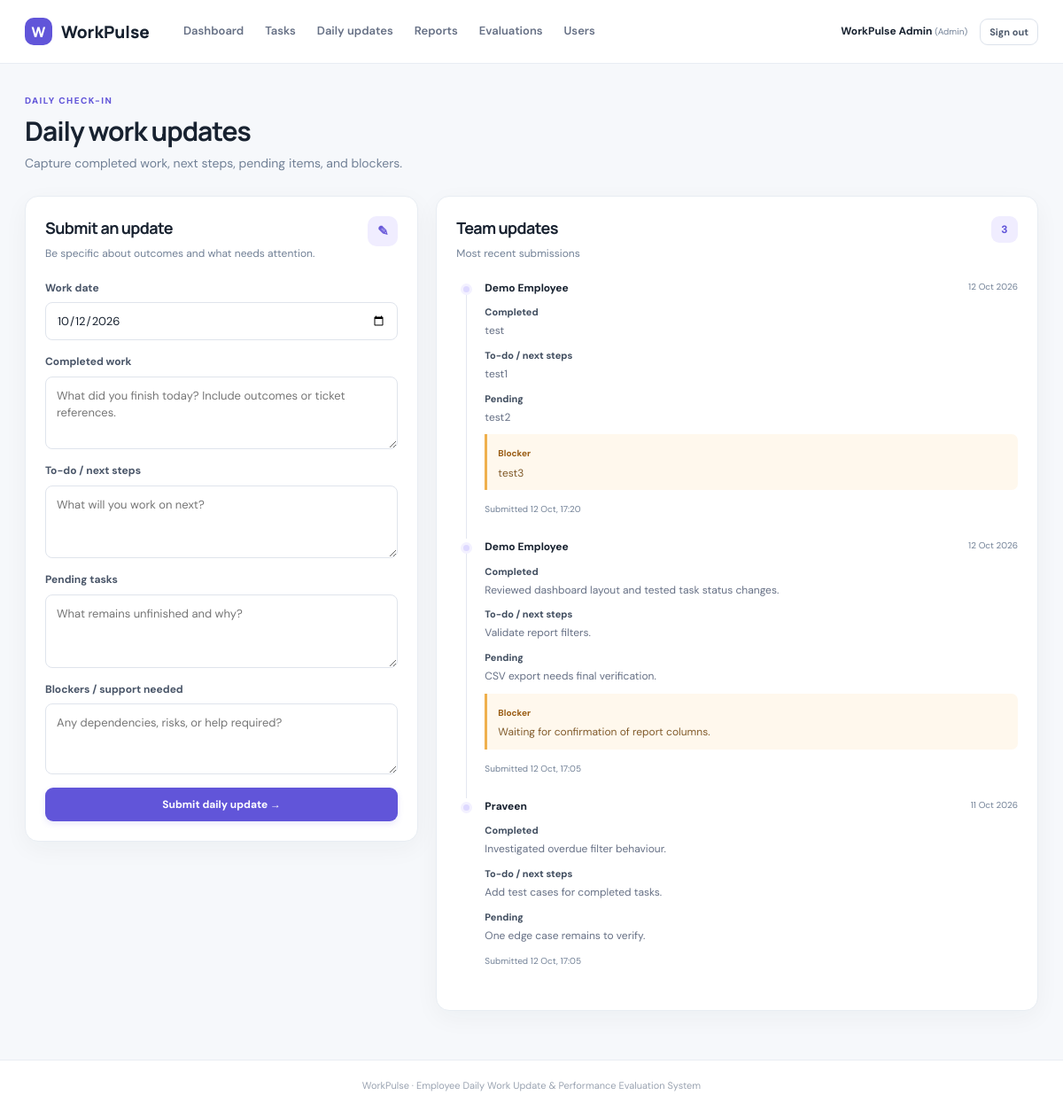
/updates.php (signed in), run on the app's committed database.
### tables this page shows
CREATE TABLE `daily_updates` (
  `id` bigint(20) UNSIGNED NOT NULL,
  `user_id` bigint(20) UNSIGNED NOT NULL,
  `work_date` date NOT NULL,
  `completed_work` text DEFAULT NULL,
  `todo_work` text DEFAULT NULL,
  `pending_work` text DEFAULT NULL,
  `blockers` text DEFAULT NULL,
  `created_at` timestamp NOT NULL DEFAULT current_timestamp()
);

CREATE TABLE `users` (
  `id` bigint(20) UNSIGNED NOT NULL,
  `name` varchar(120) NOT NULL,
  `email` varchar(190) NOT NULL,
  `password_hash` varchar(255) NOT NULL,
  `role` enum('admin','manager','employee') NOT NULL DEFAULT 'employee',
  `is_active` tinyint(1) NOT NULL DEFAULT 1,
  `created_at` timestamp NOT NULL DEFAULT current_timestamp(),
  `updated_at` timestamp NOT NULL DEFAULT current_timestamp() ON UPDATE current_timestamp()
);

### includes/functions.php (called while the page is built, shortened)
<?php
function e(?string $value): string {
    return htmlspecialchars((string)$value, ENT_QUOTES | ENT_SUBSTITUTE, 'UTF-8');
}
function current_user(): array {
    return $_SESSION['user'] ?? [];
}
function can_manage_tasks(): bool {
    return in_array(current_user()['role'] ?? '', ['admin', 'manager'], true);
}

### updates.php (the view, shortened to what this page needs)
<?php
require_once __DIR__ . '/config.php';
require_once __DIR__ . '/includes/functions.php';
$user = current_user();
$canManage = can_manage_tasks();
if ($canManage) {
    $updates = $pdo->query('SELECT d.*, u.name, u.email FROM daily_updates d JOIN users u ON u.id=d.user_id ORDER BY d.work_date DESC, d.created_at DESC LIMIT 100')->fetchAll();
} else {
    $stmt = $pdo->prepare('SELECT d.*, u.name, u.email FROM daily_updates d JOIN users u ON u.id=d.user_id WHERE d.user_id=? ORDER BY d.work_date DESC, d.created_at DESC LIMIT 100');
    $stmt->execute([$user['id']]); $updates = $stmt->fetchAll();
}
require __DIR__ . '/includes/header.php';
?>
<div class="page-heading"><div><span class="eyebrow">DAILY CHECK-IN</span><h1>Daily work updates</h1><p class="muted">Capture completed work, next steps, pending items, and blockers.</p></div></div>
<div class="content-grid updates-layout">
<section class="panel"><div class="panel-heading"><div><h2>Submit an update</h2><p class="muted">Be specific about outcomes and what needs attention.</p></div><span class="stat-icon purple">✎</span></div>
<form method="post" class="form-stack"><input type="hidden" name="csrf_token" value="<?= e(csrf_token()) ?>">
<label>Work date<input type="date" name="work_date" max="<?= date('Y-m-d') ?>" value="<?= date('Y-m-d') ?>" required></label>
<label>Completed work<textarea name="completed_work" rows="3" placeholder="What did you finish today? Include outcomes or ticket references."></textarea></label>
<label>To-do / next steps<textarea name="todo_work" rows="3" placeholder="What will you work on next?"></textarea></label>
<label>Pending tasks<textarea name="pending_work" rows="3" placeholder="What remains unfinished and why?"></textarea></label>
<label>Blockers / support needed<textarea name="blockers" rows="2" placeholder="Any dependencies, risks, or help required?"></textarea></label>
<button class="btn btn-primary btn-block" type="submit">Submit daily update →</button></form></section>
<section class="panel"><div class="panel-heading"><div><h2><?= $canManage ? 'Team updates' : 'My update history' ?></h2><p class="muted">Most recent submissions</p></div><span class="counter"><?= count($updates) ?></span></div>
<?php if (!$updates): ?><div class="empty-state"><div>✎</div><strong>No updates yet</strong><p>Your submitted work updates will appear here.</p></div><?php else: ?><div class="timeline"><?php foreach($updates as $up): ?><article class="timeline-item"><div class="timeline-dot"></div><div class="timeline-content"><div class="timeline-meta"><strong><?= e($up['name']) ?></strong><span><?= e(date('d M Y', strtotime($up['work_date']))) ?></span></div><?php if ($up['completed_work']): ?><h4>Completed</h4><p><?= nl2br(e($up['completed_work'])) ?></p><?php endif; ?><?php if ($up['todo_work']): ?><h4>To-do / next steps</h4><p><?= nl2br(e($up['todo_work'])) ?></p><?php endif; ?><?php if ($up['pending_work']): ?><h4>Pending</h4><p><?= nl2br(e($up['pending_work'])) ?></p><?php endif; ?><?php if ($up['blockers']): ?><div class="blocker-note"><strong>Blocker</strong><p><?= nl2br(e($up['blockers'])) ?></p></div><?php endif; ?><small class="muted">Submitted <?= e(date('d M, H:i', strtotime($up['created_at']))) ?></small></div></article><?php endforeach; ?></div><?php endif; ?></section>
</div>
<?php require __DIR__ . '/includes/footer.php'; ?>

### assets/style.css (style rules this page uses)
:root { --ink:#182230;--muted:#718096;--line:#e8edf3;--bg:#f6f8fb;--primary:#6155d9;--primary-dark:#4d42c5;--green:#16845b;--red:#c34452;--blue:#2767bd;--shadow:0 8px 28px rgba(25,35,55,.045) }
* { box-sizing:border-box }
body { margin:0;background:var(--bg);color:var(--ink);font:14px/1.55 'DM Sans',sans-serif }
h1,h2,h3,h4,p { margin-top:0 }
h1,h2,h3 { font-family:Manrope,'DM Sans',sans-serif;letter-spacing:-.035em }
h1 { font-size:30px;line-height:1.2;margin-bottom:8px }
h2 { font-size:18px;margin-bottom:5px }
p { margin-bottom:12px }
.muted { color:var(--muted) }
.page-heading { display:flex;align-items:center;justify-content:space-between;gap:20px;margin-bottom:26px }
.page-heading p { margin-bottom:0 }
.eyebrow { display:block;color:var(--primary);font-size:10px;font-weight:800;letter-spacing:.14em;margin-bottom:8px }
.btn { display:inline-flex;align-items:center;justify-content:center;gap:9px;border:1px solid transparent;border-radius:9px;padding:10px 15px;text-decoration:none;font:700 12px 'DM Sans',sans-serif;cursor:pointer;transition:.15s ease;white-space:nowrap }
.btn-primary { background:var(--primary);color:#fff;box-shadow:0 3px 7px #6155d922 }
.btn-block { width:100% }
.stat-card,.panel { background:#fff;border:1px solid var(--line);border-radius:15px;box-shadow:var(--shadow) }
.stat-icon { width:34px;height:34px;display:grid;place-items:center;border-radius:10px;font-size:15px;font-weight:800 }
.purple { background:#f0edff;color:#6858d9 }
.content-grid { display:grid;grid-template-columns:minmax(0,1.55fr) minmax(320px,1fr);gap:20px;align-items:start }
.panel { padding:22px;min-width:0 }
.panel-heading { display:flex;align-items:flex-start;justify-content:space-between;gap:14px;margin-bottom:20px }
.panel-heading p { font-size:12px;margin:0 }
.form-stack { display:flex;flex-direction:column;gap:15px }
.form-stack label,.form-grid label,.report-filter label { display:flex;flex-direction:column;gap:7px;font-size:12px;font-weight:700;color:#495568 }
input,select,textarea { width:100%;padding:11px 12px;border:1px solid #dfe4ec;border-radius:8px;background:#fff;color:var(--ink);font:13px 'DM Sans',sans-serif;outline:none;transition:border .15s }
textarea { resize:vertical;min-height:80px;line-height:1.5 }
.counter { display:grid;place-items:center;min-width:30px;height:30px;border-radius:9px;background:#f0edff;color:var(--primary);font-size:12px;font-weight:800 }
.updates-layout { grid-template-columns:minmax(300px,.85fr) minmax(0,1.3fr) }
.timeline { padding-left:5px }
.timeline-item { display:flex;gap:14px;padding-bottom:23px;position:relative }
.timeline-item:not(:last-child):before { content:'';position:absolute;left:6px;top:14px;bottom:0;width:1px;background:#e4e7f0 }
.timeline-dot { width:13px;height:13px;border-radius:50%;background:#ded9ff;border:3px solid #f3f1ff;z-index:1;flex-shrink:0;margin-top:4px }
.timeline-content { min-width:0;flex:1 }
.timeline-meta { display:flex;justify-content:space-between;gap:10px;margin-bottom:9px }
.timeline-meta strong { font-size:12px }
.timeline-meta span { font-size:10px;color:var(--muted);white-space:nowrap }
.timeline-content h4 { font-size:11px;margin:10px 0 3px;color:#3f4c5e }
.timeline-content p { font-size:12px;color:#667085;margin-bottom:8px;white-space:normal;overflow-wrap:anywhere }
.timeline-content>small { font-size:10px }
.blocker-note { background:#fff8ed;border-left:3px solid #efb04d;padding:10px 12px;border-radius:0 7px 7px 0;margin:10px 0 }
.blocker-note strong { font-size:10px;color:#995c13 }
.blocker-note p { margin:3px 0 0;color:#805a2a }

### data on the page
daily_updates: user.name "Demo Employee", work_date "12 Oct 2026", completed_work "test", todo_work "test1", pending_work "test2", blockers "test3", created_at "12 Oct, 17:20"
daily_updates: user.name "Demo Employee", work_date "12 Oct 2026", completed_work "Reviewed dashboard layout and tested task status changes.", todo_work "Validate report filters.", pending_work "CSV export needs final verification.", blockers "Waiting for confirmation of report columns.", created_at "12 Oct, 17:05"
daily_updates: user.name "Praveen", work_date "11 Oct 2026", completed_work "Investigated overdue filter behaviour.", todo_work "Add test cases for completed tasks.", pending_work "One edge case remains to verify.", created_at "12 Oct, 17:05"

### other printed values
current_user()['name'] "WorkPulse Admin"
current_user()['role'] "Admin"
count($updates) "3"
